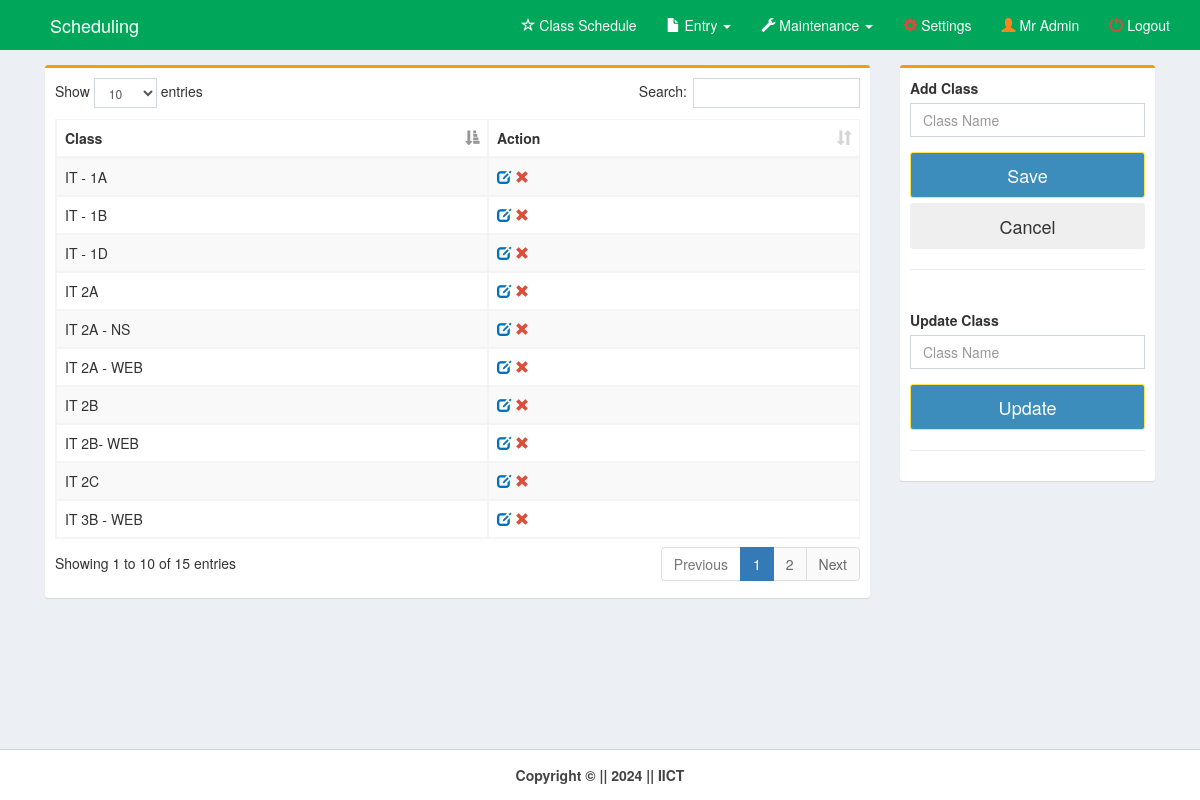
Page /pages/class.php (signed in) on the committed database.
### tables this page shows
CREATE TABLE `cys` (
  `cys_id` int(11) NOT NULL,
  `cys` varchar(20) NOT NULL
);

### pages/class.php (the view, shortened to what this page needs)
<!DOCTYPE html>
<html>
  <head>
    <link rel="stylesheet" href="../bootstrap/css/bootstrap.min.css">
    <link rel="stylesheet" href="../plugins/datatables/dataTables.bootstrap.css">
    <link rel="stylesheet" href="../dist/css/AdminLTE.min.css">
    <link rel="stylesheet" href="../plugins/select2/select2.min.css">
    <link rel="stylesheet" href="../dist/css/skins/_all-skins.min.css">
 </head>
  <body class="hold-transition skin-green layout-top-nav" onload="myFunction()">
    <div class="wrapper">
      <div class="content-wrapper">
        <div class="container">
          <section class="content">
            <div class="row">
	      <div class="col-md-9">
              <div class="box box-warning">
                <div class="box-body">
				<div class="row">
					<div class="col-md-12">
						<table id="example1" class="table table-bordered table-striped" style="margin-right:-10px">
              <thead>
                <tr>
                <th>Class</th>
                <th>Action</th>
                </tr>
              </thead>
    <?php
        include('../dist/includes/dbcon.php');
        $query=mysqli_query($con,"select * from cys order by cys")or die(mysqli_error($con));
          while($row=mysqli_fetch_array($query)){
            $id=$row['cys_id'];
            $cys=$row['cys'];
    ?>
                <tr>
                <td><?php echo $cys;?></td>
                <td><a id="click" href="class.php?id=<?php echo $id;?>&cys=<?php echo $cys;?>">
                <i class="glyphicon glyphicon-edit text-blue"></i></a>
                <a id="removeme" onclick="return('Are you sure you want to delete this data?')" href="class_del.php?id=<?php echo $id;?>">
                <i class="glyphicon glyphicon-remove text-red"></i></a>
                </td>
                </tr>
<?php }?>
</table>
		</div>
		<div class="col-md-6">
         </div>
        </div>
                </div>
              </div>
            </div>
            <div class="col-md-3">
              <div class="box box-warning">
                <div class="box-body">
                  <div id="form">
				  <div class="row">
					 <div class="col-md-12">
						  <div class="form-group">
							<label for="date">Add Class</label><br>
								<input type="text" class="form-control" name="class" placeholder="Class Name" required>
						  </div>
					</div>
				  </div>
                  <div class="form-group">
                      <button class="btn btn-lg btn-block btn-primary" id="daterange-btn" name="save" type="submit">
                        Save
                      </button>
					  <button class="btn btn-lg btn-block" id="daterange-btn" type="reset">
                       Cancel
                      </button>
                   </div>
                  </div><hr>
                </div>
				<div class="box-body" style="" id="displayform">
                  <div id="form">
				  <div class="row">
					 <div class="col-md-12">
						  <form method="post" action="class_update.php">
						  <div class="form-group">
							<label for="date">Update Class</label><br>
								<input type="text" class="form-control" id="class" name="class" value="<?php echo $_REQUEST['cys'];?>" placeholder="Class Name" required>
						  </div>
					</div>
				  </div>
                  <div class="form-group">
                      <button class="btn btn-lg btn-block btn-primary" id="daterange-btn" name="save" type="submit">
                        Update
                      </button>
                   </div>
                  </div><hr>
                </div>
              </div>
            </div>
          </div>
          </section>
        </div>
      </div>
      <?php include('../dist/includes/footer.php');?>
    </div>
  </body>
</html>

### rows in the picture
cys: cys "IT - 1A"
cys: cys "IT - 1B"
cys: cys "IT - 1D"
cys: cys "IT 2A"
cys: cys "IT 2A - NS"
cys: cys "IT 2A - WEB"
cys: cys "IT 2B"
cys: cys "IT 2B- WEB"
cys: cys "IT 2C"
cys: cys "IT 3B - WEB"

### other values in the picture
$_SESSION['name'] "Mr Admin"
